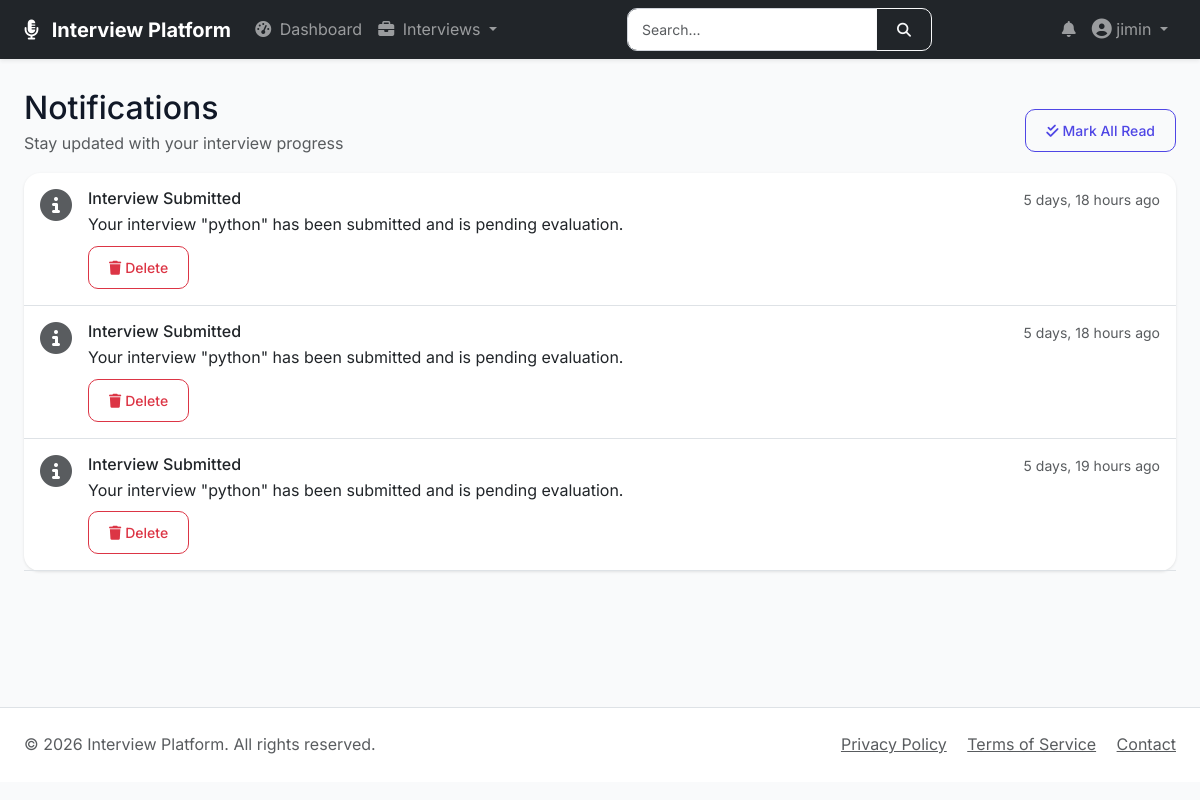
/notifications/ (signed in), run on the app's committed database.
### base/models.py (models this page shows, shortened)
class User(AbstractUser):
    email = models.EmailField(unique=True)
    full_name = models.CharField(max_length=140, blank=True)
    phone_number = models.CharField(max_length=20, blank=True)
    profile_image = models.ImageField(upload_to="users/profile_images/", blank=True, null=True)
    is_verified = models.BooleanField(default=False)

class UUIDTimeStampedModel(models.Model):
    id = models.UUIDField(primary_key=True, default=uuid.uuid4, editable=False)
    created_at = models.DateTimeField(auto_now_add=True, db_index=True)
    updated_at = models.DateTimeField(auto_now=True)
    class Meta:
        abstract = True

class Notification(UUIDTimeStampedModel):
    class Type(models.TextChoices):
        SESSION_STARTED = "SESSION_STARTED", "Session Started"
        QUESTIONS_READY = "QUESTIONS_READY", "Questions Ready"
        REPORT_READY = "REPORT_READY", "Report Ready"
        PRACTICE_REMINDER = "PRACTICE_REMINDER", "Practice Reminder"
        SYSTEM = "SYSTEM", "System"
    recipient = models.ForeignKey(settings.AUTH_USER_MODEL, on_delete=models.CASCADE, related_name="notifications")
    notification_type = models.CharField(max_length=40, choices=Type.choices)
    title = models.CharField(max_length=180)
    message = models.TextField(blank=True)
    is_read = models.BooleanField(default=False)
    email_sent = models.BooleanField(default=False)
    metadata = models.JSONField(default=dict, blank=True)
    read_at = models.DateTimeField(null=True, blank=True)
    class Meta:
        ordering = ["-created_at"]
        indexes = [models.Index(fields=["recipient", "is_read"])]

### base/views.py (the view)
# urls.py: path('notifications/', views.notification_list_view, name='notification_list'),
@login_required
def notification_list_view(request):
    notifications = Notification.objects.filter(recipient=request.user)
    unread_only = request.GET.get('unread', False)
    if unread_only:
        notifications = notifications.filter(is_read=False)
    paginator = Paginator(notifications, 20)
    page_number = request.GET.get('page')
    page_obj = paginator.get_page(page_number)
    return render(request, 'notifications/list.html', {
        'page_obj': page_obj,
        'unread_only': unread_only
    })

### base/templates/notifications/list.html (shortened to what this page needs)
{% extends 'main.html' %}
{% block page_header %}
<div class="d-flex justify-content-between align-items-center">
    <div>
        <h1 class="h2 mb-1">Notifications</h1>
        <p class="text-muted">Stay updated with your interview progress</p>
    </div>
    <div>
        <a href="{% url 'notification_mark_all_read' %}" class="btn btn-sm btn-outline-primary">
            <i class="fas fa-check-double me-1"></i>Mark All Read
        </a>
    </div>
</div>
{% endblock %}
{% block content %}
<div class="fade-in">
    <div class="card">
        <div class="card-body p-0">
            {% for notification in page_obj %}
            <div class="border-bottom p-3 {% if not notification.is_read %}bg-light{% endif %}">
                <div class="d-flex">
                    <div class="flex-shrink-0 me-3">
                        <i class="fas fa-{% if notification.notification_type == 'report' %}file-alt{% elif notification.notification_type == 'reminder' %}clock{% else %}info-circle{% endif %} fa-2x text-muted"></i>
                    </div>
                    <div class="flex-grow-1">
                        <div class="d-flex justify-content-between">
                            <h6 class="mb-1">{{ notification.title }}</h6>
                            <small class="text-muted">{{ notification.created_at|timesince }} ago</small>
                        </div>
                        <p class="mb-1">{{ notification.message }}</p>
                        <div class="mt-2">
                            <a href="{% url 'notification_delete' notification.id %}" class="btn btn-sm btn-outline-danger">
                                <i class="fas fa-trash me-1"></i>Delete
                            </a>
                        </div>
                    </div>
                </div>
            </div>
            {% empty %}
            <div class="text-center py-5">
                <i class="fas fa-bell-slash fa-3x text-muted mb-3"></i>
                <p class="text-muted">No notifications yet.</p>
            </div>
            {% endfor %}
        </div>
    </div>
</div>
{% endblock %}

### templates/nav.html (shortened to what this page needs)
{% load static %}
<nav class="navbar navbar-expand-lg navbar-dark bg-dark sticky-top shadow-sm">
    <div class="container-fluid px-4">
        <a class="navbar-brand fw-bold" href="{% url 'home' %}">
            <i class="fas fa-microphone-alt me-2"></i>
            Interview Platform
        </a>
        <div class="collapse navbar-collapse" id="navbarMain">
            <ul class="navbar-nav me-auto mb-2 mb-lg-0">
                {% if user.is_authenticated %}
                    <li class="nav-item">
                        <a class="nav-link {% if request.resolver_match.url_name == 'dashboard' %}active{% endif %}" href="{% url 'dashboard' %}">
                            <i class="fas fa-tachometer-alt me-1"></i> Dashboard
                        </a>
                    </li>
                    <li class="nav-item dropdown">
                        <a class="nav-link dropdown-toggle" href="#" role="button" data-bs-toggle="dropdown">
                            <i class="fas fa-briefcase me-1"></i> Interviews
                        </a>
                    </li>
                {% endif %}
            </ul>
            {% if user.is_authenticated %}
                <form class="d-flex mx-3" action="{% url 'global_search' %}" method="GET">
                    <div class="input-group">
                        <input class="form-control form-control-sm" type="search" name="q" placeholder="Search..." aria-label="Search" style="width: 250px;">
                        <button class="btn btn-sm btn-outline-light" type="submit">
                            <i class="fas fa-search"></i>
                        </button>
                    </div>
                </form>
            {% endif %}
            <ul class="navbar-nav ms-auto mb-2 mb-lg-0">
                {% if user.is_authenticated %}
                    <li class="nav-item dropdown">
                        <a class="nav-link position-relative" href="#" role="button" data-bs-toggle="dropdown">
                            <i class="fas fa-bell"></i>
                        </a>
                    </li>
                    <li class="nav-item dropdown">
                        <a class="nav-link dropdown-toggle" href="#" role="button" data-bs-toggle="dropdown">
                            {% if user.userprofile.avatar %}
                                <img src="{{ user.userprofile.avatar.url }}" alt="{{ user.username }}" class="rounded-circle me-1" style="width: 30px; height: 30px; object-fit: cover;">
                            {% else %}
                                <i class="fas fa-user-circle fa-lg"></i>
                            {% endif %}
                            {{ user.username|truncatechars:15 }}
                        </a>
                    </li>
                {% endif %}
            </ul>
        </div>
    </div>
</nav>

### templates/main.html (style rules this page uses)
:root { --primary-color: #4f46e5; --primary-dark: #4338ca; --secondary-color: #06b6d4; --success-color: #10b981; --warning-color: #f59e0b; --danger-color: #ef4444; --dark-color: #1f2937; --light-color: #f3f4f6; }
* { margin: 0; padding: 0; box-sizing: border-box; }
body { font-family: 'Inter', sans-serif; background-color: #f9fafb; color: #111827; line-height: 1.6; }
.card { border: none; border-radius: 16px; box-shadow: 0 1px 3px rgba(0,0,0,0.1); transition: transform 0.2s, box-shadow 0.2s; background: white; }
.btn { border-radius: 10px; padding: 0.625rem 1.25rem; font-weight: 500; transition: all 0.2s; }
.btn-outline-primary { color: var(--primary-color); border-color: var(--primary-color); }
.form-control, .form-select { border-radius: 10px; border: 1px solid #d1d5db; padding: 0.625rem 0.875rem; transition: all 0.2s; }
.fade-in { animation: fadeIn 0.5s ease-out; }

### data on the page
User: username "jimin"
Notification: title "Interview Submitted", created_at "5 days, 18 hours", message "Your interview \"python\" has been submitted and is pending evaluation."
Notification: title "Interview Submitted", created_at "5 days, 18 hours", message "Your interview \"python\" has been submitted and is pending evaluation."
Notification: title "Interview Submitted", created_at "5 days, 19 hours", message "Your interview \"python\" has been submitted and is pending evaluation."
